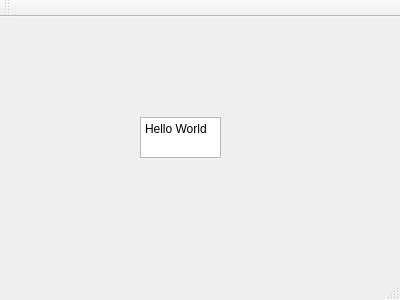
<?xml version="1.0" encoding="UTF-8"?>
<ui version="4.0">
 <class>MainWindow</class>
 <widget class="QMainWindow" name="MainWindow">
  <property name="geometry">
   <rect>
    <x>0</x>
    <y>0</y>
    <width>400</width>
    <height>300</height>
   </rect>
  </property>
  <property name="windowTitle">
   <string>MainWindow</string>
  </property>
  <widget class="QWidget" name="centralWidget">
   <widget class="QPlainTextEdit" name="plainTextEdit">
    <property name="geometry">
     <rect>
      <x>140</x>
      <y>100</y>
      <width>81</width>
      <height>41</height>
     </rect>
    </property>
    <property name="plainText">
     <string>Hello World</string>
    </property>
   </widget>
  </widget>
  <widget class="QMenuBar" name="menuBar">
   <property name="geometry">
    <rect>
     <x>0</x>
     <y>0</y>
     <width>400</width>
     <height>21</height>
    </rect>
   </property>
  </widget>
  <widget class="QToolBar" name="mainToolBar">
   <attribute name="toolBarArea">
    <enum>TopToolBarArea</enum>
   </attribute>
   <attribute name="toolBarBreak">
    <bool>false</bool>
   </attribute>
  </widget>
  <widget class="QStatusBar" name="statusBar"/>
 </widget>
 <layoutdefault spacing="6" margin="11"/>
 <resources/>
 <connections/>
</ui>
